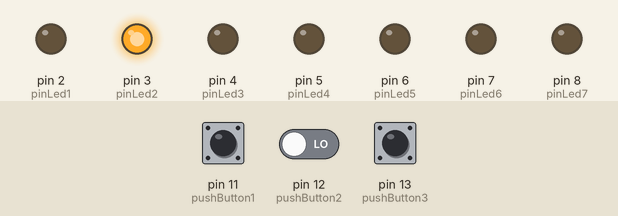
Bench run of a sketch on a simulated Arduino Uno, built with avr-gcc and run on an emulated ATmega328P. On the bench: output pins drawn as LEDs (lit = HIGH). The test bench sets the inputs (shaded band); at power-on: pin 11 (pushButton1) LOW, pin 13 (pushButton3) LOW, pin 12 (pushButton2) LOW.

Above: at 4.8 s.
4.9 s: pin 11 (pushButton1) pulled HIGH for 2.35 s
At 6.3 s:
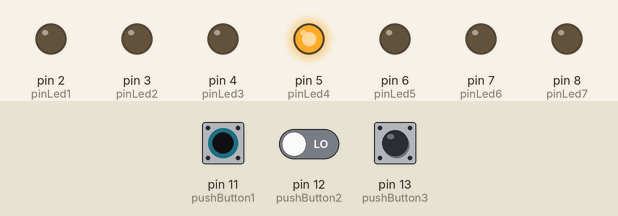
11.5 s: pin 13 (pushButton3) pulled HIGH for 2.35 s
At 13.3 s:
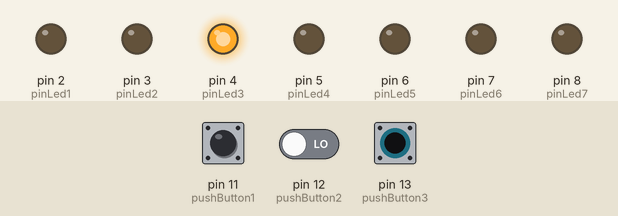
15.5 s: pin 11 (pushButton1) driven HIGH and pin 12 (pushButton2) driven HIGH
At 16.3 s:
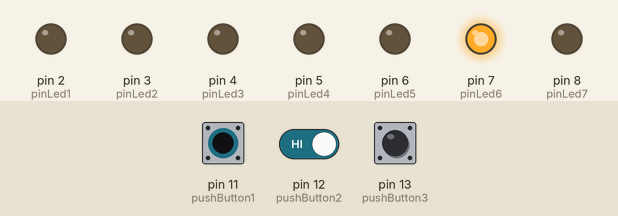
21.5 s: pin 13 (pushButton3) pulled HIGH for 2.35 s
At 23.3 s:
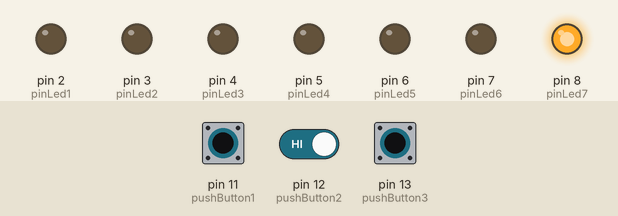
25.5 s: pin 11 (pushButton1) driven LOW
At 26.3 s:
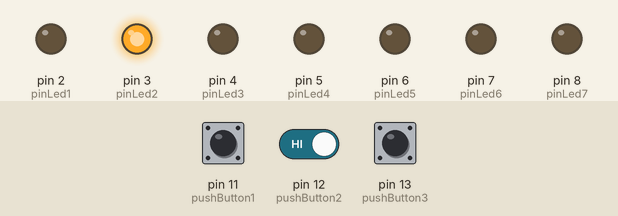
31.5 s: pin 11 (pushButton1) driven HIGH
At 33.3 s:
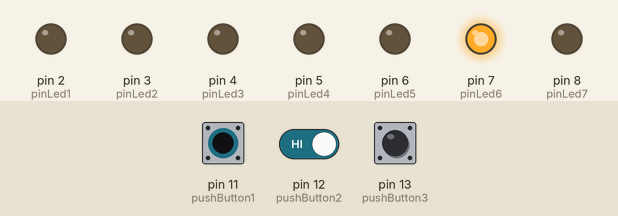
Timing chart, 0 to 34.8 s (numbered marks = the images above; inputs shaded):
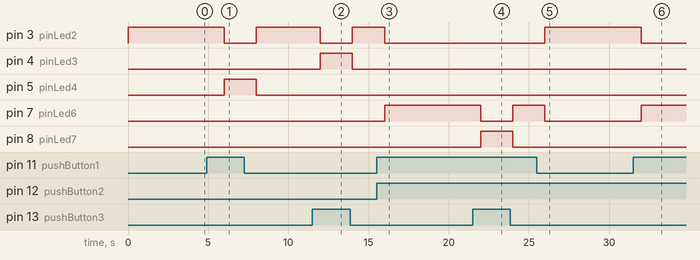

The sketch:

sketch_sep12b.ino
```cpp
#define pushButton1 11
#define pushButton2 12
#define pushButton3 13

#define pinLed0 1
#define pinLed1 2
#define pinLed2 3
#define pinLed3 4
#define pinLed4 5
#define pinLed5 6
#define pinLed6 7
#define pinLed7 8

void setup() {
  pinMode(pinLed1, OUTPUT);
  pinMode(pinLed2, OUTPUT);
  pinMode(pinLed3, OUTPUT);
  pinMode(pinLed4, OUTPUT);
  pinMode(pinLed5, OUTPUT);
  pinMode(pinLed6, OUTPUT);
  pinMode(pinLed7, OUTPUT);

}

void loop() {
  if (digitalRead(pushButton1)) {
    if (digitalRead(pushButton2))
      digitalRead(pushButton3) == 1 ? digitalWrite(pinLed7, HIGH) : digitalWrite(pinLed6, HIGH);
    else
      digitalRead(pushButton3) == 1 ? digitalWrite(pinLed5, HIGH) : digitalWrite(pinLed4, HIGH);
  }
  else {
    if (pushButton2)
      digitalRead(pushButton3) == 1 ? digitalWrite(pinLed3, HIGH) : digitalWrite(pinLed2, HIGH);
    else
      digitalRead(pushButton3) == 1 ? digitalWrite(pinLed1, HIGH) : digitalWrite(pinLed0, HIGH);
  }
  delay(2000);
  digitalWrite(pinLed7, LOW);
  digitalWrite(pinLed6, LOW);
  digitalWrite(pinLed5, LOW);
  digitalWrite(pinLed4, LOW);
  digitalWrite(pinLed3, LOW);
  digitalWrite(pinLed2, LOW);
  digitalWrite(pinLed1, LOW);
  digitalWrite(pinLed0, LOW);
}
```

Measured:
- after the input at 4.9 s, pin 3 (pinLed2): HIGH → LOW after 1.1 s, → HIGH 2.0 s later; pin 5 (pinLed4): LOW → HIGH after 1.1 s, → LOW 2.0 s later
- after the input at 11.5 s, pin 3 (pinLed2): HIGH → LOW after 0.50 s, → HIGH 2.0 s later; pin 4 (pinLed3): LOW → HIGH after 0.50 s, → LOW 2.0 s later
- after the input at 15.5 s, pin 3 (pinLed2): HIGH → LOW after 0.50 s; pin 7 (pinLed6): LOW → HIGH after 0.50 s
- after the input at 21.5 s, pin 7 (pinLed6): HIGH → LOW after 0.50 s, → HIGH 2.0 s later; pin 8 (pinLed7): LOW → HIGH after 0.50 s, → LOW 2.0 s later
- after the input at 25.5 s, pin 3 (pinLed2): LOW → HIGH after 0.50 s; pin 7 (pinLed6): HIGH → LOW after 0.50 s
- after the input at 31.5 s, pin 3 (pinLed2): HIGH → LOW after 0.50 s; pin 7 (pinLed6): LOW → HIGH after 0.50 s
